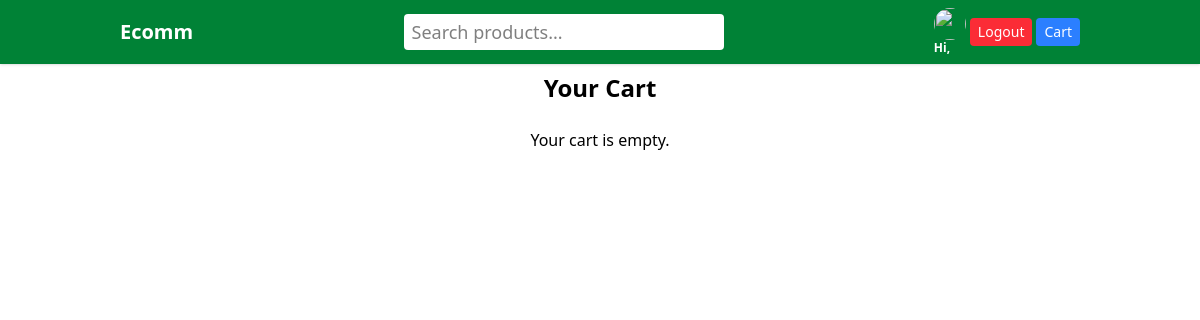
The page /cart/ (signed in) on the database as committed earlier.
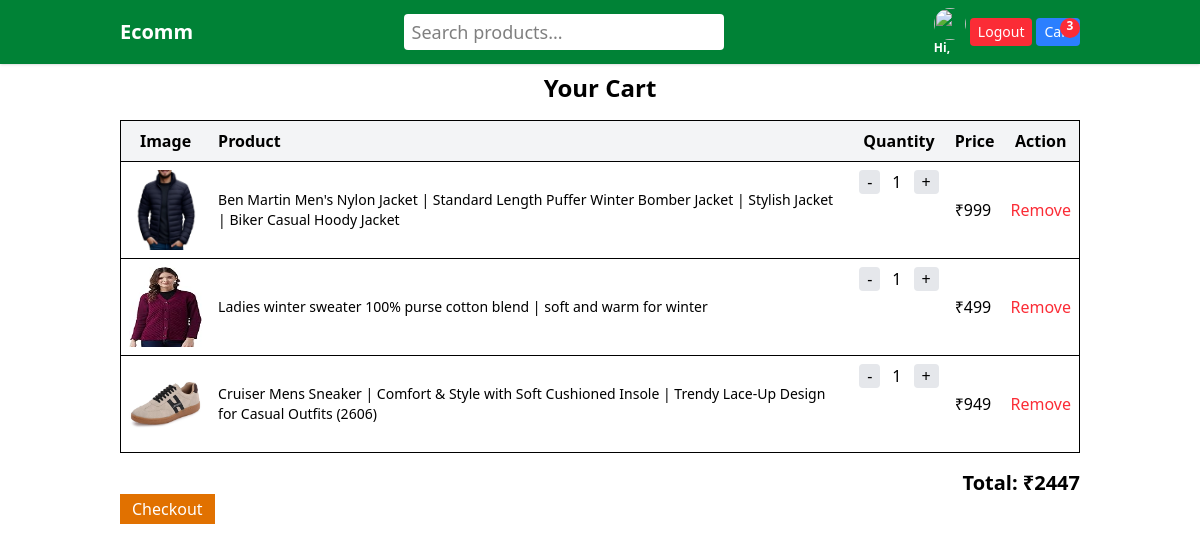
The same page on the database as committed later.
### cart/models.py (models this page shows, shortened)
class CartItem(models.Model):
    user = models.ForeignKey(User, on_delete=models.CASCADE)
    product = models.ForeignKey(Product, on_delete=models.CASCADE)
    quantity = models.IntegerField(default=1)
    def total_price(self):
        return self.product.price * self.quantity

### products/models.py (models this page shows, shortened)
class Product(models.Model):
    name = models.CharField(max_length=200)
    description = models.TextField()
    price = models.IntegerField()
    quantity = models.IntegerField()
    category = models.ForeignKey(Category, on_delete=models.CASCADE)
    main_image = models.ImageField(upload_to='products/main/')

### cart/views.py (the view)
# urls.py: path('', views.cart_view, name='cart'),
@login_required
def cart_view(request):
    items = CartItem.objects.filter(user=request.user)
    total = sum(item.total_price() for item in items)
    return render(request, 'cart.html', {'items': items, 'total': total})

### cart/context_processors.py (called while the page is built)
def cart_item_count(request):
    if request.user.is_authenticated:
        count = CartItem.objects.filter(user=request.user).count()
    else:
        count = 0
    return {'cart_count': count}

### cart/templates/cart.html
{% extends "base.html" %}
{% block content %}
<h2 class="text-2xl font-bold mb-4 text-center">Your Cart</h2>
{% if items %}
<table class="w-full border-collapse border">
  <thead>
    <tr class="bg-gray-100 border-b">
        <th class="p-2">Image</th>
      <th class="p-2 text-left">Product</th>
      <th class="p-2">Quantity</th>
      <th class="p-2">Price</th>
      <th class="p-2">Action</th>
    </tr>
  </thead>
  <tbody>
    {% for item in items %}
    <tr class="border-b">
      <td class="p-2">
        <img src="{{ item.product.main_image.url}}" alt="{{item.product.name}}" class="h-10 w-10 md:h-20 md:w-20">
      </td>
      <td class="p-2"><p class="line-clamp-2 text-xs md:text-sm">
        {{ item.product.name }}
      </p></td>
      <td class="p-2 flex items-center gap-1">
        <a href="{% url 'cart:decrease_quantity' item.id %}" class="px-2 bg-gray-200 rounded">-</a>
        <span class="px-2">{{ item.quantity }}</span>
        <a href="{% url 'cart:increase_quantity' item.id %}" class="px-2 bg-gray-200 rounded">+</a>
      </td>
      <td class="p-2">₹{{ item.total_price }}</td>
      <td class="p-2">
        <a href="{% url 'cart:remove_item' item.id %}" class="text-red-500 hover:underline">Remove</a>
      </td>
    </tr>
    {% endfor %}
  </tbody>
</table>
<h3 class="text-right mt-4 text-xl font-bold">Total: ₹{{ total }}</h3>
<div class="max-w-md">
  <a href="{% url 'cart:checkout' %}" class="bg-amber-600 px-3 py-1 text-white text-center">Checkout</a>
</div>
{% else %}
<p class="text-center mt-6">Your cart is empty.</p>
{% endif %}
{% endblock %}

Rows that differ between the two databases and show on the page:
added CartItem: product.main_image (picture), product.name "Ben Martin Men's Nylon Jacket | Standard Length Puffer Winter Bomber Jacket | Stylish Jacket | Biker Casual Hoody Jacket", quantity "1", total_price "999"
added CartItem: product.main_image (picture), product.name "Ladies winter sweater 100% purse cotton blend | soft and warm for winter", quantity "1", total_price "499"
added CartItem: product.main_image (picture), product.name "Cruiser Mens Sneaker | Comfort & Style with Soft Cushioned Insole | Trendy Lace-Up Design for Casual Outfits (2606)", quantity "1", total_price "949"
Other text that changed with them:
{{ cart_count }}: (not shown) → "3"
{{ total }}: (not shown) → "2447"
text no longer shown: "Your cart is empty."
text now shown: "Image Product Quantity Price Action Total: ₹ Checkout"
